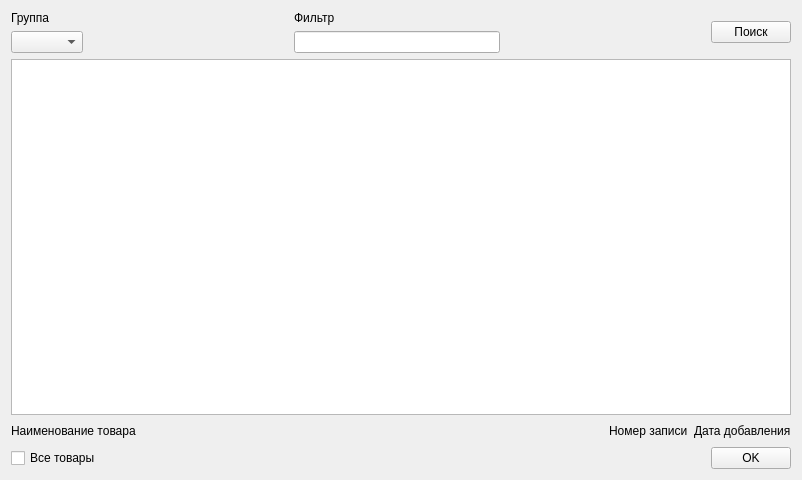
<?xml version="1.0" encoding="UTF-8"?>
<ui version="4.0">
 <class>sklad_window</class>
 <widget class="QWidget" name="sklad_window">
  <property name="geometry">
   <rect>
    <x>0</x>
    <y>0</y>
    <width>802</width>
    <height>480</height>
   </rect>
  </property>
  <property name="minimumSize">
   <size>
    <width>800</width>
    <height>480</height>
   </size>
  </property>
  <property name="windowTitle">
   <string>Состояние торговой точки, склада</string>
  </property>
  <layout class="QVBoxLayout" name="verticalLayout_7">
   <item>
    <layout class="QHBoxLayout" name="horizontalLayout_11">
     <item>
      <layout class="QVBoxLayout" name="verticalLayout_5">
       <item>
        <widget class="QLabel" name="label_14">
         <property name="text">
          <string>Группа</string>
         </property>
        </widget>
       </item>
       <item>
        <widget class="QComboBox" name="comboBox_3"/>
       </item>
      </layout>
     </item>
     <item>
      <spacer name="horizontalSpacer_10">
       <property name="orientation">
        <enum>Qt::Horizontal</enum>
       </property>
       <property name="sizeHint" stdset="0">
        <size>
         <width>40</width>
         <height>20</height>
        </size>
       </property>
      </spacer>
     </item>
     <item>
      <layout class="QVBoxLayout" name="verticalLayout_6">
       <item>
        <widget class="QLabel" name="label_15">
         <property name="text">
          <string>Фильтр</string>
         </property>
        </widget>
       </item>
       <item>
        <widget class="QLineEdit" name="lineEdit_3"/>
       </item>
      </layout>
     </item>
     <item>
      <spacer name="horizontalSpacer_11">
       <property name="orientation">
        <enum>Qt::Horizontal</enum>
       </property>
       <property name="sizeHint" stdset="0">
        <size>
         <width>40</width>
         <height>20</height>
        </size>
       </property>
      </spacer>
     </item>
     <item>
      <widget class="QPushButton" name="pushButton_5">
       <property name="text">
        <string>Поиск</string>
       </property>
      </widget>
     </item>
    </layout>
   </item>
   <item>
    <widget class="QTableWidget" name="tableWidget"/>
   </item>
   <item>
    <layout class="QHBoxLayout" name="horizontalLayout_9">
     <item>
      <widget class="QLabel" name="label_11">
       <property name="text">
        <string>Наименование товара</string>
       </property>
      </widget>
     </item>
     <item>
      <spacer name="horizontalSpacer_9">
       <property name="orientation">
        <enum>Qt::Horizontal</enum>
       </property>
       <property name="sizeHint" stdset="0">
        <size>
         <width>40</width>
         <height>20</height>
        </size>
       </property>
      </spacer>
     </item>
     <item>
      <layout class="QHBoxLayout" name="horizontalLayout_10">
       <item>
        <widget class="QLabel" name="label_12">
         <property name="text">
          <string>Номер записи</string>
         </property>
        </widget>
       </item>
       <item>
        <widget class="QLabel" name="label_13">
         <property name="text">
          <string>Дата добавления</string>
         </property>
        </widget>
       </item>
      </layout>
     </item>
    </layout>
   </item>
   <item>
    <layout class="QHBoxLayout" name="horizontalLayout_12">
     <item>
      <widget class="QCheckBox" name="checkBox_3">
       <property name="text">
        <string>Все товары</string>
       </property>
      </widget>
     </item>
     <item>
      <spacer name="horizontalSpacer_12">
       <property name="orientation">
        <enum>Qt::Horizontal</enum>
       </property>
       <property name="sizeHint" stdset="0">
        <size>
         <width>40</width>
         <height>20</height>
        </size>
       </property>
      </spacer>
     </item>
     <item>
      <widget class="QPushButton" name="pushButton_6">
       <property name="text">
        <string>OK</string>
       </property>
      </widget>
     </item>
    </layout>
   </item>
  </layout>
 </widget>
 <layoutdefault spacing="6" margin="11"/>
 <resources/>
 <connections/>
</ui>
